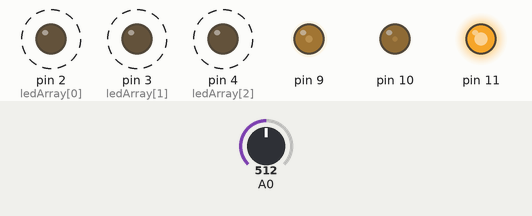
Bench run of a sketch on a simulated Arduino Uno, built with avr-gcc and run on an emulated ATmega328P. Parts: output pins drawn as LEDs (lit = HIGH). Dashed ring = blinking. Inputs (shaded band) come from the test bench; at power-on: A0 = 512. What the sketch prints to the serial monitor is not drawn.

Above: at 1.2 s.
1.3 s: A0 set to 716
At 4.2 s:
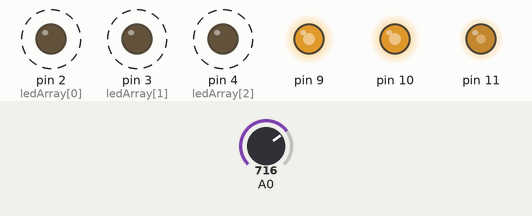
4.3 s: A0 set to 900
At 6.8 s:
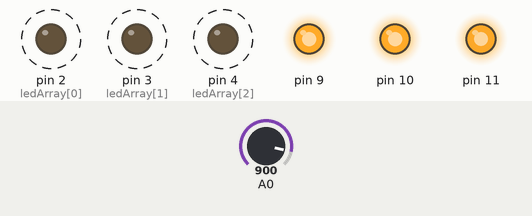
7.3 s: A0 set to 1023
At 10.0 s:
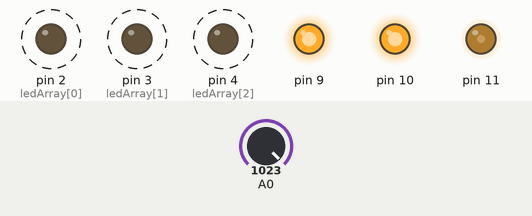
10.3 s: A0 set to 0
At 13.7 s:
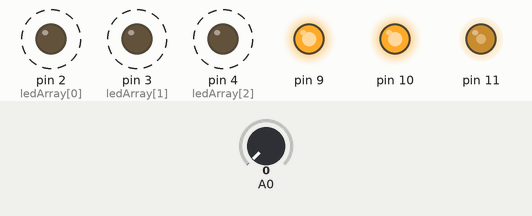
Timing chart, 0 to 14.3 s (numbered marks = the images above; inputs shaded):
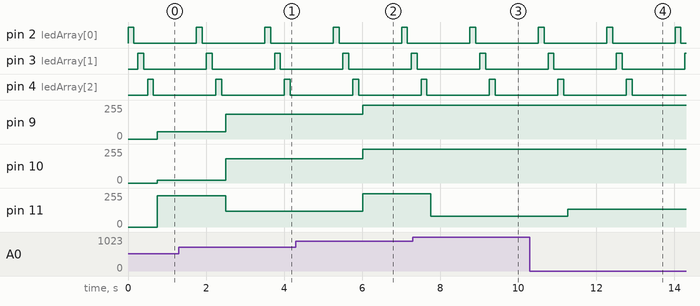

Measured:
- after the input at 1.3 s, pin 9: 55/255 → 186/255 after 1.2 s; pin 10: 21/255 → 181/255 after 1.2 s; pin 11: 235/255 → 120/255 after 1.2 s
- after the input at 4.3 s, pin 9: 186/255 → 255/255 after 1.7 s; pin 10: 181/255 → 255/255 after 1.7 s; pin 11: 120/255 → 249/255 after 1.7 s
- after the input at 7.3 s, pin 11: 249/255 → 79/255 after 0.46 s
- after the input at 10.3 s, pin 11: 79/255 → 133/255 after 0.97 s
- by itself, pin 2 (ledArray[0]), pin 3 (ledArray[1]), pin 4 (ledArray[2]): alternates HIGH for 0.15 s and LOW for 1.6 s

The sketch:

ColorSensorDIY.ino
```cpp
int ledArray[] = {2,3,4};
int red = 0;
int green = 0;
int blue = 0;
float colorArray[] = {0,0,0};
float whiteArray[] = {823,810,908};
float blackArray[] = {425,485,543};
int avgReading;
int n = 5;
String vbCom = "";

void setup() {
  pinMode(2, OUTPUT);
  pinMode(3, OUTPUT);
  pinMode(4, OUTPUT);
  pinMode(9, OUTPUT);
  pinMode(10, OUTPUT);
  pinMode(11, OUTPUT);
  Serial.begin(9600);
  //setBalance();
}

void loop() {
  checkColor();
  printColor();
}

void setBalance(){
  delay(5000);
  for(int i = 0;i<=2;i++){
    digitalWrite(ledArray[i],HIGH);
    delay(100);
    getReading(n);
    whiteArray[i] = avgReading;
    digitalWrite(ledArray[i],LOW);
    delay(100);
  }

  delay(5000);
  for(int i = 0;i<=2;i++){
     digitalWrite(ledArray[i],HIGH);
     delay(100);
     getReading(n);
     blackArray[i] = avgReading;
     digitalWrite(ledArray[i],LOW);
     delay(100);
  }

  delay(5000);
}

void checkColor(){
  for(int i = 0; i<=2; i++){
    digitalWrite(ledArray[i], HIGH);
    delay(100);
    getReading(n);
    colorArray[i] = avgReading;
    float greyDiff = whiteArray[i] - blackArray[i];
    colorArray[i] = ((colorArray[i] - blackArray[i])/(greyDiff))*255;
    digitalWrite(ledArray[i], LOW);
    delay(100);
  }
}

void getReading(int times){
  int reading;
  int tally = 0;
  for(int i = 0; i<times; i++){
    //reading = map(analogRead(0),0,1023,0,255);
    reading = analogRead(0);
    tally = reading + tally;
    delay(10);
  }
  avgReading=(tally)/times;
}

void printColor(){
  Serial.print(byte(colorArray[0]));
  Serial.print("#");
  Serial.print(byte(colorArray[1]));
  Serial.print("#");
  Serial.print(byte(colorArray[2]));
  Serial.print("#");

  analogWrite(9, int(colorArray[0]));
  analogWrite(10, int(colorArray[1]));
  analogWrite(11, int(colorArray[2]));

  delay(1000);
}
```
